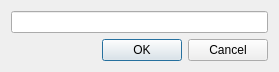
<?xml version="1.0" encoding="UTF-8"?>
<ui version="4.0">
 <class>Dialog</class>
 <widget class="QDialog" name="Dialog">
  <property name="geometry">
   <rect>
    <x>0</x>
    <y>0</y>
    <width>279</width>
    <height>69</height>
   </rect>
  </property>
  <property name="windowTitle">
   <string>Dialog</string>
  </property>
  <layout class="QVBoxLayout" name="verticalLayout">
   <item>
    <layout class="QHBoxLayout" name="horizontalLayout">
     <item>
      <widget class="QLineEdit" name="line_name"/>
     </item>
    </layout>
   </item>
   <item>
    <widget class="QDialogButtonBox" name="buttonBox">
     <property name="orientation">
      <enum>Qt::Horizontal</enum>
     </property>
     <property name="standardButtons">
      <set>QDialogButtonBox::Cancel|QDialogButtonBox::Ok</set>
     </property>
     <property name="centerButtons">
      <bool>false</bool>
     </property>
    </widget>
   </item>
  </layout>
 </widget>
 <resources/>
 <connections>
  <connection>
   <sender>buttonBox</sender>
   <signal>accepted()</signal>
   <receiver>Dialog</receiver>
   <slot>accept()</slot>
   <hints>
    <hint type="sourcelabel">
     <x>248</x>
     <y>254</y>
    </hint>
    <hint type="destinationlabel">
     <x>157</x>
     <y>274</y>
    </hint>
   </hints>
  </connection>
  <connection>
   <sender>buttonBox</sender>
   <signal>rejected()</signal>
   <receiver>Dialog</receiver>
   <slot>reject()</slot>
   <hints>
    <hint type="sourcelabel">
     <x>316</x>
     <y>260</y>
    </hint>
    <hint type="destinationlabel">
     <x>286</x>
     <y>274</y>
    </hint>
   </hints>
  </connection>
 </connections>
</ui>
